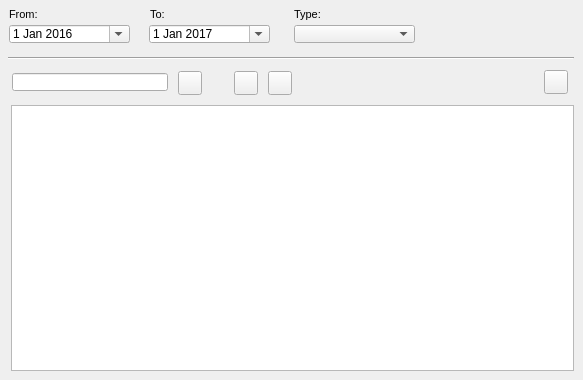
    <widget class="QWidget" name="page_document_2">
     <attribute name="title">
      <string>Document</string>
     </attribute>
     <widget class="QLabel" name="label_doc_to">
      <property name="geometry">
       <rect>
        <x>150</x>
        <y>3</y>
        <width>31</width>
        <height>22</height>
       </rect>
      </property>
      <property name="font">
       <font>
        <pointsize>8</pointsize>
       </font>
      </property>
      <property name="frameShape">
       <enum>QFrame::NoFrame</enum>
      </property>
      <property name="frameShadow">
       <enum>QFrame::Raised</enum>
      </property>
      <property name="text">
       <string>To:</string>
      </property>
      <property name="textFormat">
       <enum>Qt::AutoText</enum>
      </property>
      <property name="scaledContents">
       <bool>false</bool>
      </property>
      <property name="margin">
       <number>3</number>
      </property>
     </widget>
     <widget class="QTableView" name="tbl_document">
      <property name="geometry">
       <rect>
        <x>11</x>
        <y>105</y>
        <width>563</width>
        <height>266</height>
       </rect>
      </property>
      <property name="sortingEnabled">
       <bool>true</bool>
      </property>
     </widget>
     <widget class="QDateEdit" name="date_document_from">
      <property name="geometry">
       <rect>
        <x>9</x>
        <y>25</y>
        <width>121</width>
        <height>18</height>
       </rect>
      </property>
      <property name="date">
       <date>
        <year>2016</year>
        <month>1</month>
        <day>1</day>
       </date>
      </property>
      <property name="calendarPopup">
       <bool>true</bool>
      </property>
     </widget>
     <widget class="QDateEdit" name="date_document_to">
      <property name="geometry">
       <rect>
        <x>149</x>
        <y>25</y>
        <width>121</width>
        <height>18</height>
       </rect>
      </property>
      <property name="date">
       <date>
        <year>2017</year>
        <month>1</month>
        <day>1</day>
       </date>
      </property>
      <property name="calendarPopup">
       <bool>true</bool>
      </property>
     </widget>
     <widget class="QLabel" name="label_doc_type">
      <property name="geometry">
       <rect>
        <x>294</x>
        <y>3</y>
        <width>61</width>
        <height>22</height>
       </rect>
      </property>
      <property name="font">
       <font>
        <pointsize>8</pointsize>
       </font>
      </property>
      <property name="layoutDirection">
       <enum>Qt::LeftToRight</enum>
      </property>
      <property name="frameShape">
       <enum>QFrame::NoFrame</enum>
      </property>
      <property name="frameShadow">
       <enum>QFrame::Raised</enum>
      </property>
      <property name="text">
       <string>Type:</string>
      </property>
      <property name="textFormat">
       <enum>Qt::AutoText</enum>
      </property>
      <property name="scaledContents">
       <bool>false</bool>
      </property>
      <property name="margin">
       <number>3</number>
      </property>
     </widget>
     <widget class="QLabel" name="label_doc_from">
      <property name="geometry">
       <rect>
        <x>9</x>
        <y>3</y>
        <width>90</width>
        <height>22</height>
       </rect>
      </property>
      <property name="font">
       <font>
        <pointsize>8</pointsize>
       </font>
      </property>
      <property name="frameShape">
       <enum>QFrame::NoFrame</enum>
      </property>
      <property name="frameShadow">
       <enum>QFrame::Plain</enum>
      </property>
      <property name="text">
       <string>From:</string>
      </property>
      <property name="textFormat">
       <enum>Qt::AutoText</enum>
      </property>
      <property name="scaledContents">
       <bool>false</bool>
      </property>
      <property name="alignment">
       <set>Qt::AlignLeading|Qt::AlignLeft|Qt::AlignVCenter</set>
      </property>
      <property name="margin">
       <number>3</number>
      </property>
     </widget>
     <widget class="QComboBox" name="doc_type">
      <property name="geometry">
       <rect>
        <x>294</x>
        <y>25</y>
        <width>121</width>
        <height>18</height>
       </rect>
      </property>
     </widget>
     <widget class="Line" name="line_6">
      <property name="geometry">
       <rect>
        <x>8</x>
        <y>50</y>
        <width>566</width>
        <height>16</height>
       </rect>
      </property>
      <property name="orientation">
       <enum>Qt::Horizontal</enum>
      </property>
     </widget>
     <widget class="QPushButton" name="btn_doc_new">
      <property name="geometry">
       <rect>
        <x>268</x>
        <y>71</y>
        <width>24</width>
        <height>24</height>
       </rect>
      </property>
      <property name="styleSheet">
       <string notr="true"/>
      </property>
      <property name="text">
       <string/>
      </property>
      <property name="icon">
       <iconset>
        <normaloff>../icons/131b.png</normaloff>../icons/131b.png</iconset>
      </property>
      <property name="iconSize">
       <size>
        <width>22</width>
        <height>22</height>
       </size>
      </property>
     </widget>
     <widget class="QPushButton" name="btn_doc_delete">
      <property name="geometry">
       <rect>
        <x>234</x>
        <y>71</y>
        <width>24</width>
        <height>24</height>
       </rect>
      </property>
      <property name="sizePolicy">
       <sizepolicy hsizetype="Minimum" vsizetype="Preferred">
        <horstretch>0</horstretch>
        <verstretch>0</verstretch>
       </sizepolicy>
      </property>
      <property name="styleSheet">
       <string notr="true"/>
      </property>
      <property name="text">
       <string/>
      </property>
      <property name="icon">
       <iconset>
        <normaloff>../icons/112b.png</normaloff>../icons/112b.png</iconset>
      </property>
      <property name="iconSize">
       <size>
        <width>22</width>
        <height>22</height>
       </size>
      </property>
     </widget>
     <widget class="QLineEdit" name="doc_id">
      <property name="geometry">
       <rect>
        <x>12</x>
        <y>73</y>
        <width>156</width>
        <height>18</height>
       </rect>
      </property>
     </widget>
     <widget class="QPushButton" name="btn_doc_insert">
      <property name="geometry">
       <rect>
        <x>178</x>
        <y>71</y>
        <width>24</width>
        <height>24</height>
       </rect>
      </property>
      <property name="styleSheet">
       <string notr="true"/>
      </property>
      <property name="text">
       <string/>
      </property>
      <property name="icon">
       <iconset>
        <normaloff>../icons/111b.png</normaloff>../icons/111b.png</iconset>
      </property>
      <property name="iconSize">
       <size>
        <width>22</width>
        <height>22</height>
       </size>
      </property>
     </widget>
     <widget class="QPushButton" name="btn_open_doc">
      <property name="geometry">
       <rect>
        <x>544</x>
        <y>70</y>
        <width>24</width>
        <height>24</height>
       </rect>
      </property>
      <property name="styleSheet">
       <string notr="true"/>
      </property>
      <property name="text">
       <string/>
      </property>
      <property name="icon">
       <iconset>
        <normaloff>../icons/170b.png</normaloff>../icons/170b.png</iconset>
      </property>
      <property name="iconSize">
       <size>
        <width>22</width>
        <height>22</height>
       </size>
      </property>
     </widget>
    </widget>
